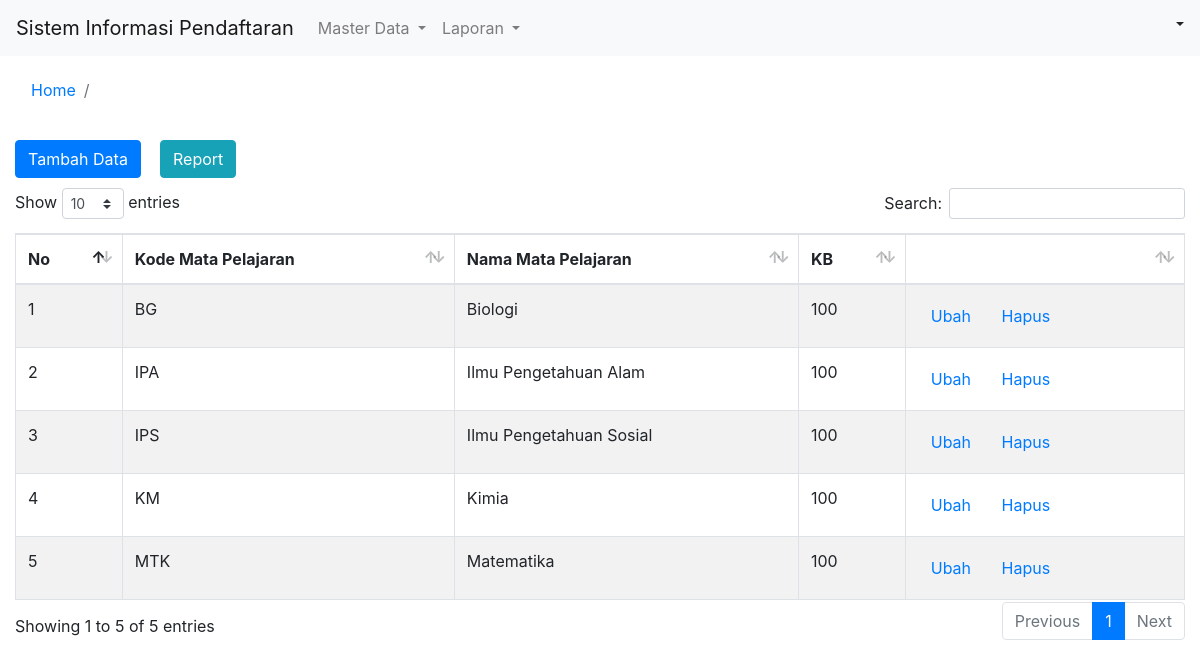
/index.php/matpel, run on the app's committed database.
### tables this page shows
CREATE TABLE `mata_pelajaran` (
  `kode_matpel` varchar(5) NOT NULL,
  `nama_matpel` varchar(30) NOT NULL,
  `kb` varchar(5) NOT NULL
);

### application/controllers/Matpel.php (called while the page is built, shortened)
<?php
class Matpel extends CI_Controller{
	function __construct(){
		$this->load->library('pdftc');
		$this->load->model('MMatpel');
		$this->load->helper('url');
		$this->load->library('session');
	}
	function index(){
		$data['data'] = $this->MMatpel->getAll()->result();
		$this->load->view('header');
		$this->load->view('matpel_home', $data);
		$this->load->view('footer');
	}
}

### index.php (called while the page is built, shortened)
<?php
require_once BASEPATH.'core/CodeIgniter.php';

### application/models/MMatpel.php (called while the page is built, shortened)
<?php
class MMatpel extends CI_Model{
	function getAll(){
		return $this->db->get('mata_pelajaran');
	}
}

### application/views/matpel_home.php (the view, shortened to what this page needs)
<div class="container-fluid">
	<?php
		$this->load->view("breadcrumb");
	?>
	<form target="_blank" method="GET" action="<?php echo base_url(). 'matpel/report'; ?>">
		<div class="row" style="margin-top: 10px">
			<div class="col-2" style="margin: 0; max-width: 160px; padding-right: 0;">
				<button type="button" class="btn btn-primary" data-toggle="modal" data-target="#exampleModal">Tambah Data</button>
			</div>
				<div class="col-1" style="padding: 0">
					<a type="submit" class="btn btn-info">Report</a>
				</div>
			<div class="col-sm-9"></div>
			</form>
		</div>
	<div class="row" style="margin-top: 10px">
		<div class="col-sm">
			<table id="example" class="table table-striped table-bordered" style="width:100%; margin-top: 10px">
		        <thead>
		            <tr>
		                <th>No</th>
		                <th>Kode Mata Pelajaran</th>
		                <th>Nama Mata Pelajaran</th>
		                <th>KB</th>
		                <th></th>
		            </tr>
		        </thead>
		        <tbody>
		        	<?php
						$no = 1;
						foreach($data as $u){
					?>
			            <tr>
			                <td><?=$no++?></td>
			                <td><?=$u->kode_matpel?></td>
			                <td><?=$u->nama_matpel?></td>
			                <td><?=$u->kb?></td>
			                <td>
			                	<a href="<?php echo base_url(). 'matpel/?kode_matpel='.$u->kode_matpel; ?>" class="btn btn-link">Ubah</a>
			                	<button onclick="confirmDelete('<?=$u->kode_matpel?>')" class="btn btn-link" data-toggle="modal" data-target="#staticBackdrop">Hapus</button>
			                </td>
			            </tr>
		            <?php
						}
					?>
		        </tbody>
		    </table>
		</div>
	</div>

### application/views/header.php (shortened to what this page needs)
<!doctype html>
<html lang="en">
  <head>
	 <link rel="stylesheet" type="text/css" href="<?=base_url('vendor/twbs/bootstrap/dist/css/bootstrap.min.css')?>">
   <link rel="stylesheet" type="text/css" href="<?=base_url('vendor/datatables/DataTables-1.10.22/css/dataTables.bootstrap4.min.css')?>">
   <link rel="stylesheet" type="text/css" href="<?=base_url('vendor/fontawesome/css/all.min.css')?>">
  </head>
  <body>
  <nav class="navbar navbar-expand-lg navbar-light bg-light">
    <a class="navbar-brand" href="<?php echo base_url(); ?>">Sistem Informasi Pendaftaran</a>
    <div class="collapse navbar-collapse" id="navbarNavDropdown">
      <ul class="navbar-nav">
        <li class="nav-item dropdown">
          <a class="nav-link dropdown-toggle" href="#" id="navbarDropdownMenuLink" role="button" data-toggle="dropdown" aria-haspopup="true" aria-expanded="false">
            Master Data
          </a>
        </li>
        <li class="nav-item dropdown">
          <a class="nav-link dropdown-toggle" href="#" id="navbarDropdownMenuLink" role="button" data-toggle="dropdown" aria-haspopup="true" aria-expanded="false">
            Laporan
          </a>
        </li>
      </ul>
    </div>
    <div class="btn-group">
      <label type="button" class="dropdown-toggle" data-toggle="dropdown" aria-haspopup="true" aria-expanded="false">
      </label>
    </div>
  </nav>

### application/views/breadcrumb.php (shortened to what this page needs)
<div class="row" style="margin-top: 10px">
	<div class="col-sm">
		<ol class="breadcrumb bg-transparent">
		    <li class="breadcrumb-item"><a href="<?php echo base_url(); ?>">Home</a></li>
		    <?php
		    	$currentPage = "";
		    ?>
		    <li class="breadcrumb-item active" aria-current="page"><?=$currentPage;?></li>
		</ol>
	</div>
</div>

### application/views/footer.php
  </body>
</html>

### data on the page
mata_pelajaran: kode_matpel "BG", nama_matpel "Biologi", kb "100"
mata_pelajaran: kode_matpel "IPA", nama_matpel "Ilmu Pengetahuan Alam", kb "100"
mata_pelajaran: kode_matpel "IPS", nama_matpel "Ilmu Pengetahuan Sosial", kb "100"
mata_pelajaran: kode_matpel "KM", nama_matpel "Kimia", kb "100"
mata_pelajaran: kode_matpel "MTK", nama_matpel "Matematika", kb "100"
